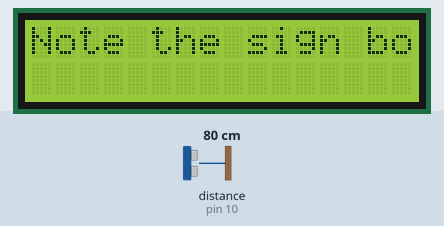
The sketch below on a simulated Arduino Uno, built with avr-gcc and run on an emulated ATmega328P. On the bench: 16×2 character LCD. Wiring (inferred from the names in the program): ultrasonic range finder: trigger pin 9; echo pin 10. Inputs (shaded band) come from the test bench; at power-on: distance to the obstacle (sensor on pin 10) 80 cm. The echo pulse lasts 58.3 µs per cm.

Above: at 1.2 s.
1.3 s: distance to the obstacle (sensor on pin 10) set to 35 cm
3.3 s: distance to the obstacle (sensor on pin 10) set to 27 cm
At 4.8 s:
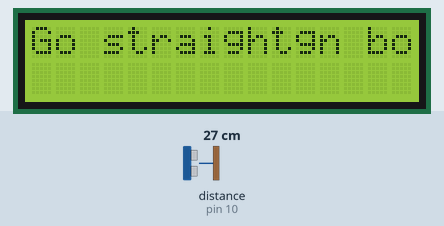
5.6 s: distance to the obstacle (sensor on pin 10) set to 60 cm
At 7.4 s:
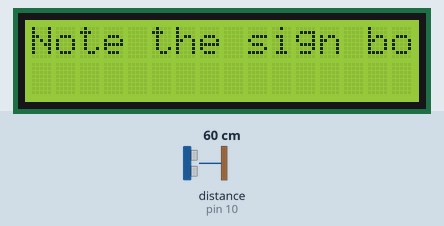
7.7 s: distance to the obstacle (sensor on pin 10) set to 2 cm
At 9.2 s:
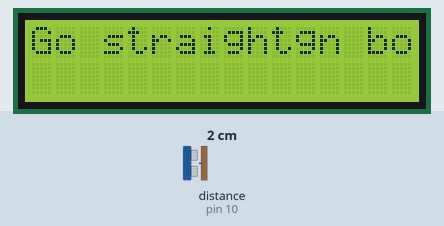
Timing chart, 0 to 10.7 s (numbered marks = the images above; inputs shaded):
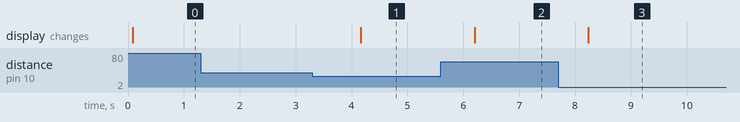

The sketch:

uno_lcd.ino
```cpp
#include<Wire.h>
#include<LiquidCrystal_I2C.h>

LiquidCrystal_I2C lcd(0x27,16,2);

long duration;
float distance;

int trigPin=9;
int echoPin=10;

void setup()
{
  pinMode(trigPin, OUTPUT);
  pinMode(echoPin, INPUT);
  lcd.init();
  lcd.backlight();
  Wire.begin();
  Serial.begin(9600);
}
void loop()
{
  digitalWrite(trigPin, LOW);
  delayMicroseconds(5);
  digitalWrite(trigPin, HIGH);
  delayMicroseconds(10);
  digitalWrite(trigPin, LOW);
  duration = pulseIn(echoPin,HIGH);
  distance = 0.034*duration/2;
  if(distance>=30)
  {
    lcd.setCursor(0,0);
    lcd.print("Note the sign board");
  }
  else
  {
    lcd.setCursor(0,0);
    lcd.print("Go straight");
  }
  delay(1000);
}
```

Measured:
- the behaviour switches between 31 and 30 cm on distance to the obstacle (sensor on pin 10) (found by bisection; images 0 and 1)
- after the input at 1.3 s, every drawn part: stays the same
- after the input at 3.3 s, the display: changes after 0.87 s (image 1)
- after the input at 5.6 s, the display: changes after 0.60 s (image 2)
- after the input at 7.7 s, the display: changes after 0.53 s (image 3)
